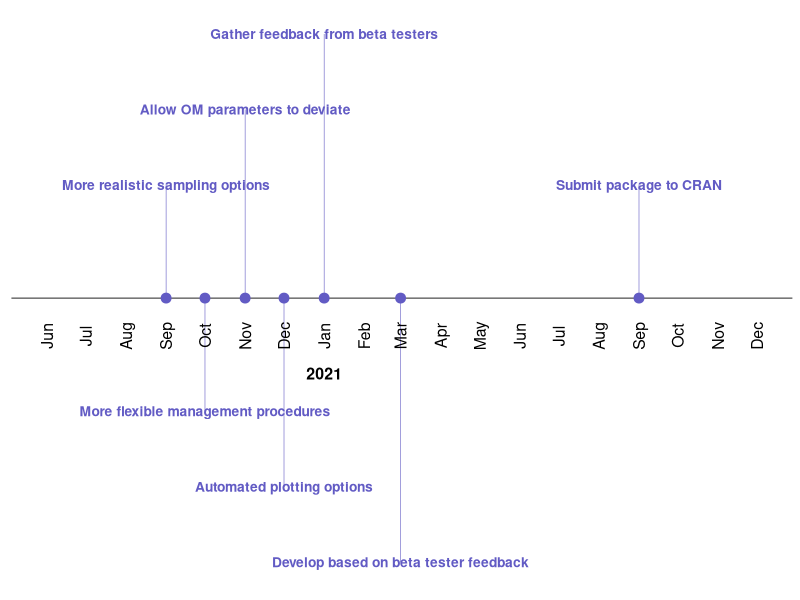

Write R code to recreate this figure.
# based on https://benalexkeen.com/creating-a-timeline-graphic-using-r-and-ggplot2/

# load pkgs set options ----
library(ggplot2)
library(scales)
library(lubridate)
library(dplyr)
options(stringsAsFactors = FALSE) # needed if R < 4.0.0

# load data ----
df <- read.csv(file.path("data_raw", "ssmse_timeline.csv"))

# define a date ----
df$date <- with(df, ymd(sprintf('%04d%02d%02d', year, month, 1)))
df <- df[with(df, order(date)),]


# make status a factor ----
# could use use 3 color Dark 2 palette from 
# https://colorbrewer2.org/#type=qualitative&scheme=Dark2&n=3
# currently using hexes from NOAA palette
status_levels <- c("complete", "active", "planned")
status_colors <- c("#008998", "#D65F00", "#625BC4")
df$status <- factor(df$status, levels = status_levels, ordered = TRUE)

# define positions for events ----
positions <- c(0.3,-0.3, 0.5,-0.5, 0.7,-0.7)
directions <- c(1,-1)

line_pos <- data.frame(
  "date" = unique(df$date),
  "position" = rep(positions, length.out = length(unique(df$date))),
  "direction" = rep(directions, length.out = length(unique(df$date)))
)

df <- merge(x = df,
            y = line_pos,
            by = "date",
            all = TRUE)
df <- df[with(df, order(date, status)),]

# define the buffer ---
month_buffer <- 3
month_date_range <-
  seq(min(df$date) - months(month_buffer),
      max(df$date) + months(month_buffer),
      by = 'month')
month_format <- format(month_date_range, '%b')
month_df <- data.frame(month_date_range, month_format)

year_date_range <-
  seq(min(df$date) - months(month_buffer),
      max(df$date) + months(month_buffer),
      by = 'year')
year_date_range <- as.Date(intersect(
  ceiling_date(year_date_range, unit = "year"),
  floor_date(year_date_range, unit = "year")
),  origin = "1970-01-01")
year_format <- format(year_date_range, '%Y')
year_df <- data.frame(year_date_range, year_format)

# plot ----

timeline_plot <-
  ggplot(df, aes(x = date, y = 0, col = status, label = event)) +
  labs(col = "") +
  scale_color_manual(values = status_colors,
                     labels = status_levels,
                     drop = FALSE) +
  geom_hline(yintercept = 0, # horizonal lines
             color = "black",
             size = 0.3) +
  geom_segment( #vertical lines
    aes(y = position, yend = 0, xend = date, color = status),
    #color = "black",
    size = 0.2) +
  geom_point(aes(y = 0), size = 3) +
  geom_text(
    data = month_df,
    aes(x = month_date_range, y = -0.1, label = month_format),
    size = 4,
    vjust = 0.5,
    color = 'black',
    angle = 90) +
  geom_text(
    data = year_df,
    aes(x = year_date_range, y = -0.2, label = year_format,
        fontface = "bold"), size = 4, color = 'black') +
  geom_text(data = df, aes(y = position, label = event, fontface = "bold"), size = 3.5)+
  theme_classic() +
  theme(# Don't show axes, appropriately position legend
    axis.line.y = element_blank(),
    axis.text.y = element_blank(),
    axis.title.x = element_blank(),
    axis.title.y = element_blank(),
    axis.ticks.y = element_blank(),
    axis.text.x = element_blank(),
    axis.ticks.x = element_blank(),
    axis.line.x = element_blank(),
    legend.position = "none")
ggsave(file.path("figures", "SSMSE_timeline.png"), width = 6, height = 4, units = "in")
